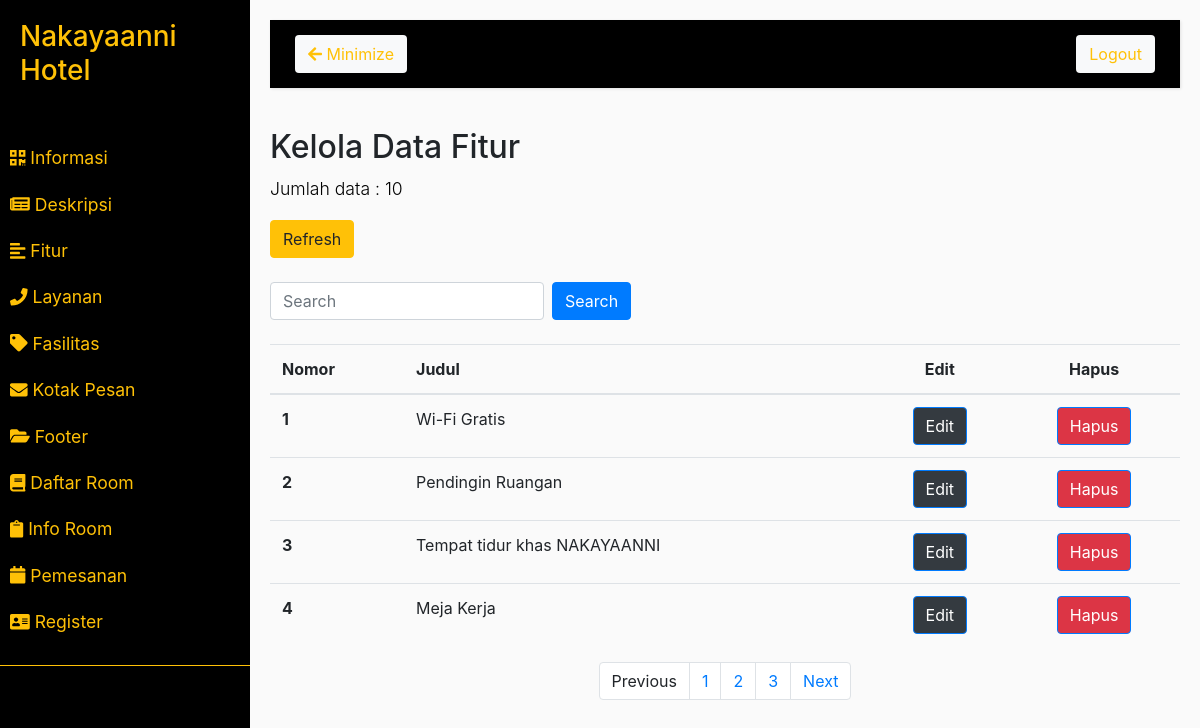
Page /admin/daftar/fitur.php on the committed database.
### tables this page shows
CREATE TABLE `tb_fitur` (
  `id_fitur` int(2) NOT NULL,
  `jenis_fitur` varchar(200) NOT NULL
);

### function.php (called while the page is built, shortened)
<?php
    require("connect.php");
    function query($query)
    {
        global $conn;
        $result = mysqli_query($conn, $query);
        $rows = [];
        while ($row = mysqli_fetch_assoc($result)) {
            $rows[] = $row;
        }
        return $rows;
    }
    function limitfitur()
    {
        global $conn;
        $query = "SELECT * FROM tb_fitur";
        $result = mysqli_query($conn, $query);
        $jumlah_data = mysqli_num_rows($result);
        return $jumlah_data;
    }
    function pagingfitur($halaman_awal, $batas)
    {
        global $conn;
        $query = "SELECT * FROM tb_fitur LIMIT $halaman_awal, $batas ";
        $result = mysqli_query($conn, $query);
        $rows = [];
        while ($row = mysqli_fetch_assoc($result)) {
            $rows[] = $row;
        }
        return $rows;
    }
?>

### admin/daftar/fitur.php (the view, shortened to what this page needs)
<?php
    require_once('../../connect.php');
    require_once('../../function.php');
    require_once('../section/header.php');
    require_once('../section/sidebar.php');
    $jml_fitur = query("SELECT COUNT(id_fitur) as 'fitur' FROM tb_fitur")[0];
?>
    <h2>Kelola Data Fitur</h2>
    <p>Jumlah data : <?php echo $jml_fitur['fitur']; ?></p>
    <a class="btn btn-warning" href="fitur.php">Refresh</a>
    <br><br>
    <form class="form-inline" action="" method="POST">
        <input type="text" name="keyword" class="form-control mr-sm-2" type="search" placeholder="Search" aria-label="Search">
        <button type="submit" class="btn btn-primary my-2 my-sm-0" name="cari">Search</button>
    </form>
    <br>
    <table class="table">
        <thead class="thead-info">
            <tr>
                <th>Nomor</th>
                <th>Judul</th>
                <th class="text-center">Edit</th>
                <th class="text-center">Hapus</th>
            </tr>
        </thead>
        <tbody>
        <?php
            $batas = 4;
            $halaman = isset($_GET['halaman']) ? (int)$_GET['halaman'] : 1;
            $halaman_awal = ($halaman > 1) ? ($halaman * $batas) - $batas : 0;
            $previous = $halaman - 1;
            $next = $halaman + 1;
            $jumlah_data = limitfitur();
            $total_halaman = ceil($jumlah_data / $batas);
            $jml_informasi = pagingfitur($halaman_awal, $batas);
            $no = $halaman_awal + 1;
            foreach ($jml_informasi as $hasil) {
        ?>
                <tr>
                    <th scope="row"><?php echo $no; ?></th>
                    <td><?php echo $hasil['jenis_fitur']; ?></td>
                    <td class="text-center"><a class="btn btn-primary bg-dark" href="updatefitur.php?id=<?php echo $hasil['id_fitur']; ?>">Edit</a></td>
                    <td class="text-center"><a class="btn btn-primary bg-danger" href="hapusfitur.php?id=<?php echo $hasil['id_fitur']; ?>" onclick=" return confirm ('Apakah anda ingin menghapus data ini?');">Hapus</a>
                </tr>
        <?php
                $no++;
            }
        ?>
        </tbody>
    </table>
    <nav>
        <ul class="pagination justify-content-center">
            <li class="page-item">
                <a class="page-link" <?php if ($halaman > 1) {
                    echo "href='fitur.php?halaman=$previous'";
                } ?>>Previous</a>
            </li>
            <?php for ($x = 1; $x <= $total_halaman; $x++) { ?>
                <li class="page-item"><a class="page-link" href="fitur.php?halaman=<?php echo $x ?>"><?php echo $x; ?></a></li>
            <?php } ?>
            <li class="page-item">
                <a class="page-link" <?php if ($halaman < $total_halaman) {
                    echo "href='fitur.php?halaman=$next'";
                } ?>>Next</a>
            </li>
        </ul>
    </nav>
</div>
</div>
<?php
require_once('../section/footer.php');
?>

### admin/section/header.php (style rules this page uses)
body { background: #fafafa; }
p { font-size: 1.1em; font-weight: 300; line-height: 1.7em; color: #000000; }
a, a:hover, a:focus { color: inherit; text-decoration: none; transition: all 0.3s; }

### rows in the picture
tb_fitur: jenis_fitur "Wi-Fi Gratis"
tb_fitur: jenis_fitur "Pendingin Ruangan"
tb_fitur: jenis_fitur "Tempat tidur khas NAKAYAANNI"
tb_fitur: jenis_fitur "Meja Kerja"

### other values in the picture
$jml_fitur['fitur'] "10"
